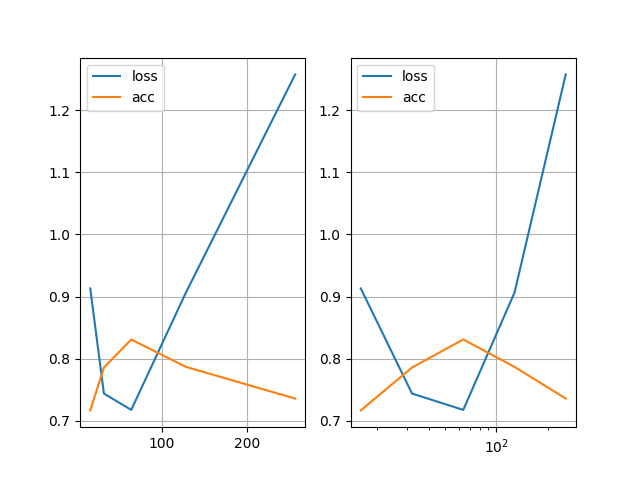

Generate this figure with Python:
import numpy as np
import matplotlib.pyplot as plt
from tensorflow.keras.datasets import mnist
from tensorflow.keras.layers import Activation, Dense, Dropout
from tensorflow.keras.models import Sequential, load_model
from tensorflow.keras import optimizers
from tensorflow.keras.utils import to_categorical
import json


def main(batch_size: int):
    (X_train, y_train), (X_test, y_test) = mnist.load_data()

    X_train = X_train.reshape(X_train.shape[0], 784)[:6000]
    X_test = X_test.reshape(X_test.shape[0], 784)[:1000]
    y_train = to_categorical(y_train)[:6000]
    y_test = to_categorical(y_test)[:1000]

    model = Sequential()
    model.add(Dense(256, input_dim=784))
    model.add(Activation("sigmoid"))
    model.add(Dense(128))
    model.add(Activation("sigmoid"))
    model.add(Dropout(rate=0.5))
    model.add(Dense(10))
    model.add(Activation("softmax"))

    sgd = optimizers.SGD(lr=0.1)

    model.compile(optimizer=sgd, loss="categorical_crossentropy",
                  metrics=["accuracy"])

    model.fit(X_train, y_train, batch_size=batch_size, epochs=3, verbose=1)

    score = model.evaluate(X_test, y_test, verbose=0)
    print("evaluate loss: {0[0]}\nevaluate acc: {0[1]}".format(score))
    return score


result = []
batch_sizes=[2**i for i in range(4,9)]
for batch_size in batch_sizes:
    loss, acc = main(batch_size)
    result.append({
        "batch_size": batch_size,
        "loss": loss,
        "acc": acc
    })

print(json.dumps(result, indent=4))
fig=  plt.figure()

def plot(ax):
    x,y1,y2=zip(*[i.values()for i in result])
    ax.plot(x,y1,label="loss")
    ax.plot(x,y2,label="acc")
    ax.legend()
    ax.grid()

ax1=fig.add_subplot(1,2,1)
plot(ax1)
ax2=fig.add_subplot(1,2,2)
plot(ax2)
ax2.set_xscale('log')

plt.savefig("./BkXPcnIoLxz.png")

plt.show()

